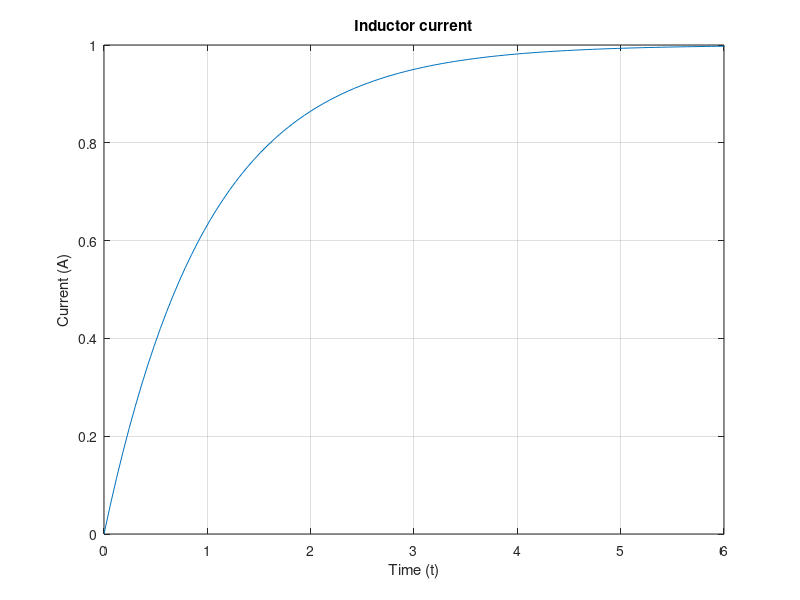
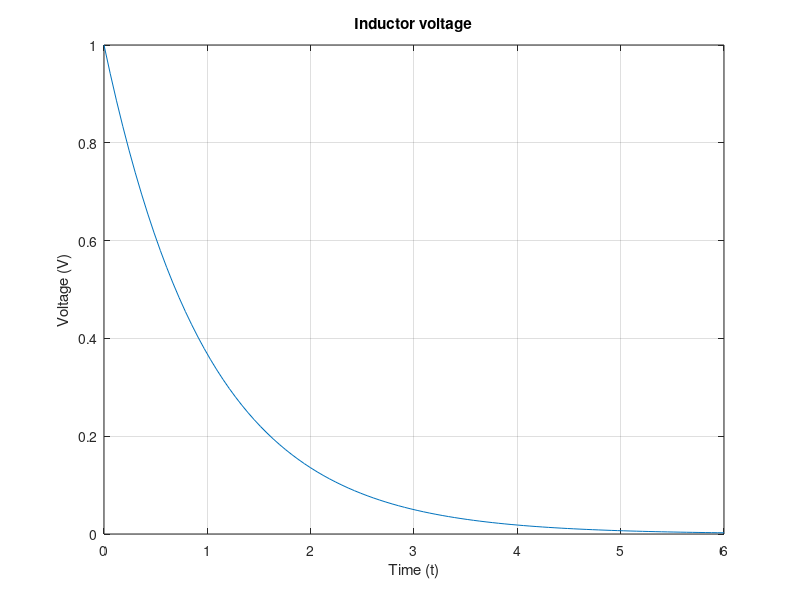

Write MATLAB code to recreate these figures, in order.
L = 1; R = 1; Vs = 1; % particular values are inconsequential here
tau = L/R; 
t = linspace(0, 6*tau, 100);
i_L = Vs/R*(1 - exp(-t/tau));
v_L = Vs*exp(-t/tau);
plot(t, i_L);
title("Inductor current")
ylabel("Current (A)");
xlabel("Time (t)");
grid;
figure;
plot(t, v_L);
title("Inductor voltage")
ylabel("Voltage (V)");
xlabel("Time (t)");
grid;

t_perc = [0 tau 3*tau 5*tau];
i_perc = Vs/R*(1 - exp(-t_perc/tau)) / (Vs/R) * 100.0
v_perc = Vs*exp(-t_perc/tau) / (Vs) * 100.0
